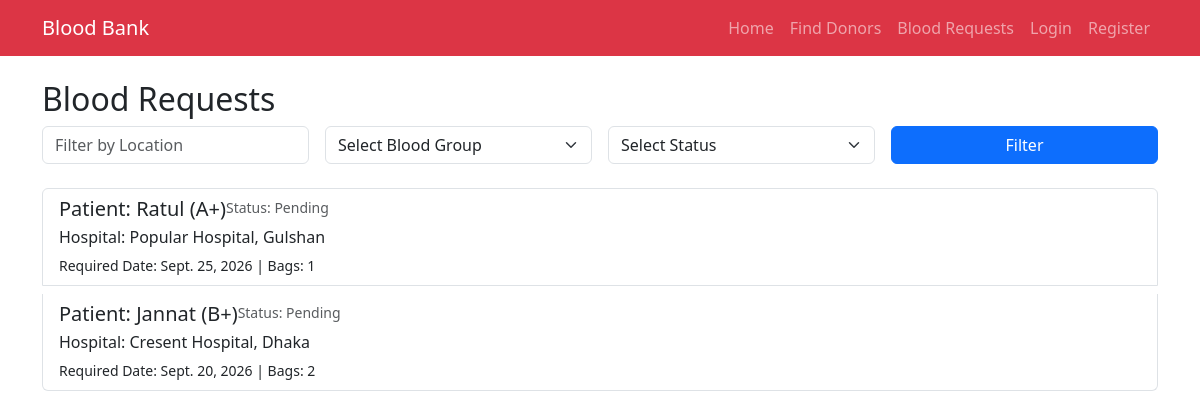
The app's page /requests/, older data.
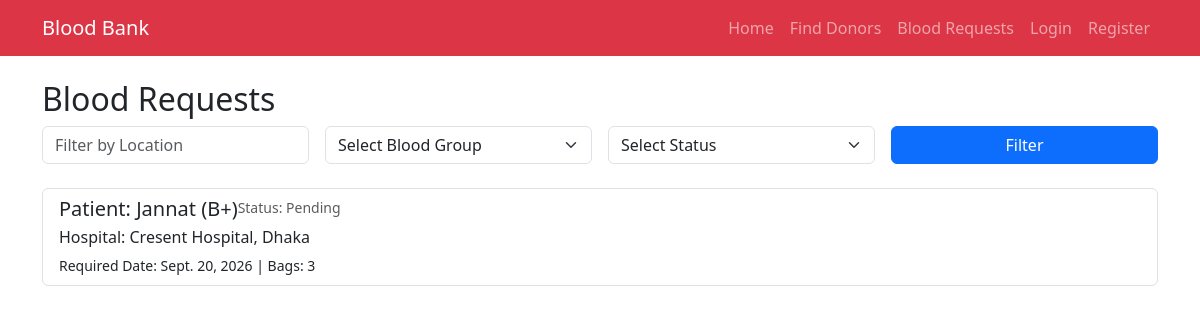
The same page, newer data.
### core/models.py (models this page shows, shortened)
class BloodRequest(models.Model):
    requester = models.ForeignKey(User, on_delete=models.CASCADE, related_name='requests')
    patient_name = models.CharField(max_length=100)
    blood_group = models.CharField(max_length=5, choices=BLOOD_GROUPS)
    hospital_name = models.CharField(max_length=150)
    location = models.CharField(max_length=100)
    required_date = models.DateField()
    bags_required = models.PositiveIntegerField(default=1)
    contact_number = models.CharField(max_length=15)
    description = models.TextField(blank=True, null=True)
    status = models.CharField(max_length=20, choices=STATUS_CHOICES, default='Pending')
    created_at = models.DateTimeField(auto_now_add=True)

### core/views.py (the view)
# urls.py: path('requests/', views.request_list, name='request_list'),
def request_list(request):
    requests_list = BloodRequest.objects.all().order_by('-created_at')
    blood_group = request.GET.get('blood_group')
    location = request.GET.get('location')
    status = request.GET.get('status')
    if blood_group:
        requests_list = requests_list.filter(blood_group=blood_group)
    if location:
        requests_list = requests_list.filter(location__icontains=location)
    if status:
        requests_list = requests_list.filter(status=status)
    return render(request, 'core/request_list.html', {'requests': requests_list})

### core/templates/core/request_list.html (shortened to what this page needs)
{% extends 'core/base.html' %}
{% block content %}
<h2>Blood Requests</h2>
<form method="get" class="row g-3 mb-4">
    <div class="col-md-3">
        <input type="text" name="location" class="form-control" placeholder="Filter by Location">
    </div>
    <div class="col-md-3">
        <select name="blood_group" class="form-select">
            <option value="">Select Blood Group</option>
        </select>
    </div>
    <div class="col-md-3">
        <select name="status" class="form-select">
            <option value="">Select Status</option>
        </select>
    </div>
    <div class="col-md-3">
        <button type="submit" class="btn btn-primary w-100">Filter</button>
    </div>
</form>
<div class="list-group">
    {% for req in requests %}
    <a href="{% url 'request_detail' req.pk %}" class="list-group-item list-group-item-action mb-2">
        <div class="d-flex w-100 justify-between">
            <h5 class="mb-1">Patient: {{ req.patient_name }} ({{ req.blood_group }})</h5>
            <small class="text-muted">Status: {{ req.status }}</small>
        </div>
        <p class="mb-1">Hospital: {{ req.hospital_name }}, {{ req.location }}</p>
        <small>Required Date: {{ req.required_date }} | Bags: {{ req.bags_required }}</small>
    </a>
    {% empty %}
        <p>No blood requests found.</p>
    {% endfor %}
</div>
{% endblock %}

### core/templates/core/base.html (shortened to what this page needs)
<!DOCTYPE html>
<html lang="en">
<head>
    <link href="https://cdn.jsdelivr.net/npm/bootstrap@5.3.0/dist/css/bootstrap.min.css" rel="stylesheet">
</head>
<body>
    <nav class="navbar navbar-expand-lg navbar-dark bg-danger">
        <div class="container">
            <a class="navbar-brand" href="{% url 'home' %}">Blood Bank</a>
            <div class="navbar-nav ms-auto">
                <a class="nav-link" href="{% url 'home' %}">Home</a>
                <a class="nav-link" href="{% url 'donor_list' %}">Find Donors</a>
                <a class="nav-link" href="{% url 'request_list' %}">Blood Requests</a>
                {% if user.is_authenticated %}
                    <a class="nav-link" href="{% url 'create_request' %}">Create Request</a>
                    <a class="nav-link" href="{% url 'my_requests' %}">My Requests</a>
                    <a class="nav-link" href="{% url 'donor_profile' %}">My Donor Profile</a>
                    <form method="post" action="{% url 'logout' %}" class="d-inline">
                        {% csrf_token %}
                        <button type="submit" class="btn btn-link nav-link">Logout</button>
                    </form>
                {% else %}
                    <a class="nav-link" href="{% url 'login' %}">Login</a>
                    <a class="nav-link" href="{% url 'register' %}">Register</a>
                {% endif %}
            </div>
        </div>
    </nav>
    <div class="container mt-4">
        {% block content %}{% endblock %}
    </div>
</body>
</html>

Row changes from the older to the newer data that the page shows:
removed BloodRequest: patient_name "Ratul", blood_group "A+", status "Pending", hospital_name "Popular Hospital", location "Gulshan", required_date "Sept. 25, 2026", bags_required "1"
changed BloodRequest "Jannat": bags_required "2" → "3"
